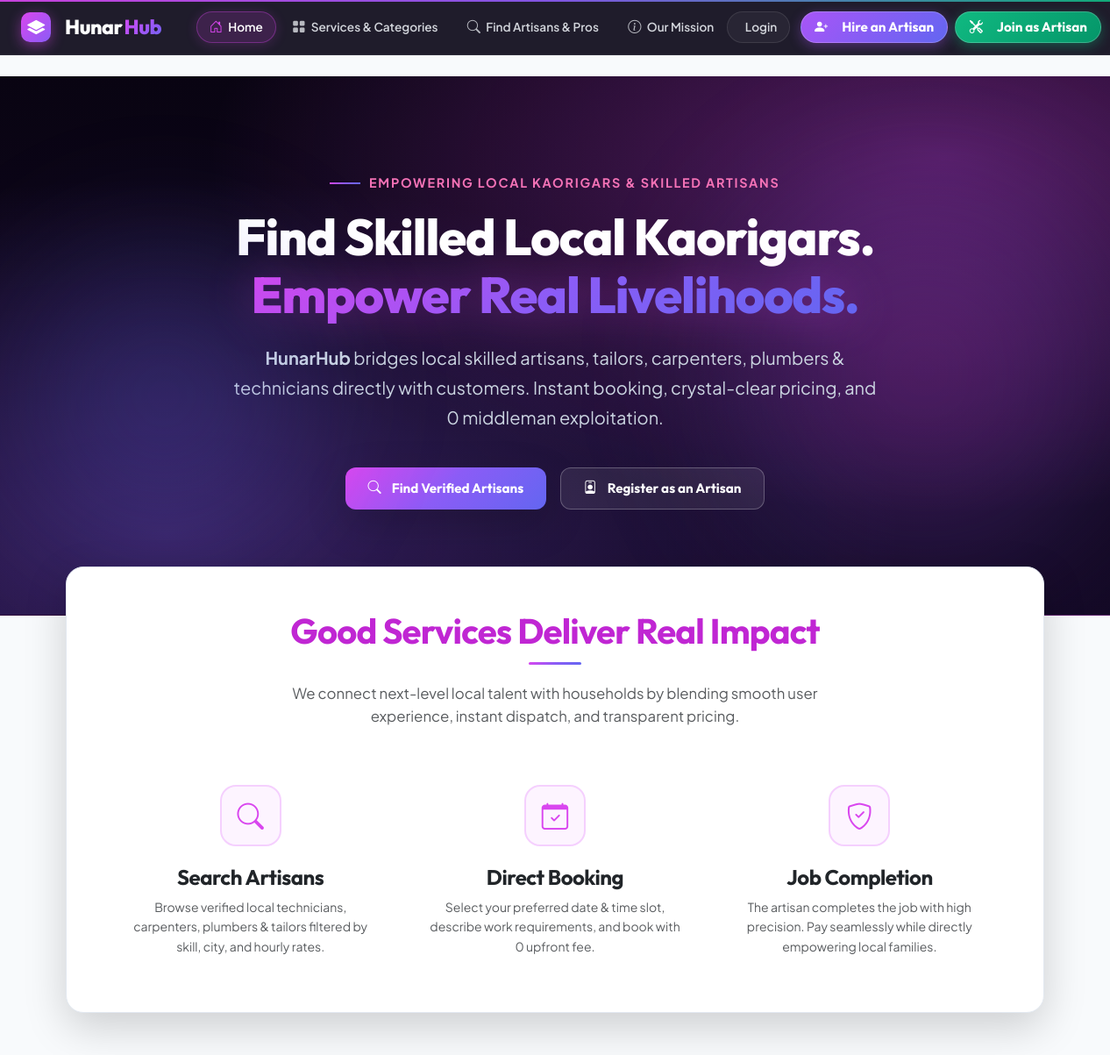
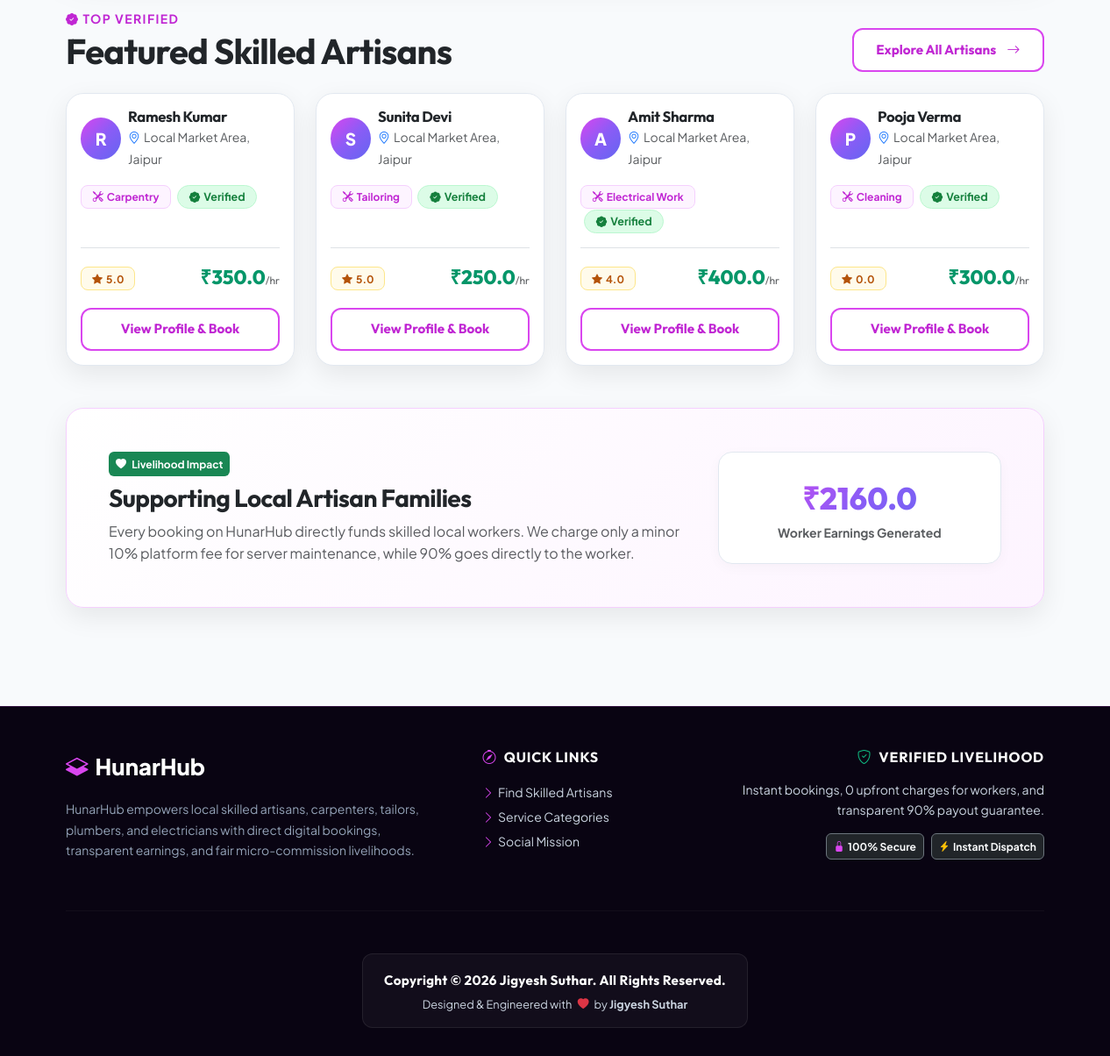
The page / on the database its author committed (2 pictures, top to bottom).
### tables this page shows
CREATE TABLE workers (
        id INTEGER PRIMARY KEY AUTOINCREMENT,
        user_id INTEGER UNIQUE NOT NULL,
        primary_skill TEXT NOT NULL,
        additional_skills TEXT,
        experience_years INTEGER DEFAULT 0,
        about TEXT,
        price_per_hour REAL DEFAULT 0.0,
        working_hours TEXT,
        verification_status TEXT DEFAULT 'Pending' CHECK(verification_status IN ('Pending', 'Verified', 'Rejected')),
        rating REAL DEFAULT 0.0,
        completed_jobs INTEGER DEFAULT 0,
        FOREIGN KEY (user_id) REFERENCES users (id) ON DELETE CASCADE
    );

CREATE TABLE users (
        id INTEGER PRIMARY KEY AUTOINCREMENT,
        name TEXT NOT NULL,
        email TEXT UNIQUE NOT NULL,
        phone TEXT NOT NULL,
        password_hash TEXT NOT NULL,
        role TEXT NOT NULL CHECK(role IN ('customer', 'worker', 'admin')),
        city TEXT,
        area TEXT,
        address TEXT,
        created_at DATETIME DEFAULT CURRENT_TIMESTAMP
    );

### app.py (the view)
@app.route('/')
def index():
    db = get_db()
    categories = db.execute('SELECT * FROM categories LIMIT 6').fetchall()
    featured_workers = db.execute('''
        SELECT w.*, u.name, u.city, u.area
        FROM workers w
        JOIN users u ON w.user_id = u.id
        WHERE w.verification_status = 'Verified'
        ORDER BY w.rating DESC, w.completed_jobs DESC LIMIT 4
    ''').fetchall()
    stats = {
        'workers': db.execute('SELECT COUNT(*) FROM workers').fetchone()[0],
        'jobs': db.execute("SELECT COUNT(*) FROM bookings WHERE status='COMPLETED'").fetchone()[0],
        'earnings': db.execute("SELECT COALESCE(SUM(worker_amount), 0) FROM bookings WHERE status='COMPLETED'").fetchone()[0]
    }
    return render_template('index.html', categories=categories, workers=featured_workers, stats=stats)

### app.py (called while the page is built, shortened)
def get_db():
    if 'db' not in g:
        g.db = sqlite3.connect(DATABASE)
        g.db.row_factory = sqlite3.Row
    return g.db

@app.before_request
def load_logged_in_user():
    user_id = session.get('user_id')
    if user_id is None:
        g.user = None
        g.notifications = []

### templates/index.html
{% extends 'base.html' %}
{% block content %}
<div class="hero-section">
  <div class="container relative-position">
    <div class="hero-eyebrow animate-fade-in">
      Empowering Local Kaorigars & Skilled Artisans
    </div>
    <h1 class="hero-title animate-fade-in">
      Find Skilled Local Kaorigars. <br><span>Empower Real Livelihoods.</span>
    </h1>
    <p class="hero-subtitle animate-fade-in">
      <strong>HunarHub</strong> bridges local skilled artisans, tailors, carpenters, plumbers & technicians directly with customers. Instant booking, crystal-clear pricing, and 0 middleman exploitation.
    </p>
    <div class="d-flex flex-wrap justify-content-center gap-3 animate-fade-in">
      <a href="{{ url_for('workers') }}" class="btn btn-primary btn-lg shadow-lg">
        <i class="bi bi-search me-1"></i> Find Verified Artisans
      </a>
      <a href="{{ url_for('register_worker') }}" class="btn btn-outline-light btn-lg">
        <i class="bi bi-person-badge me-1"></i> Register as an Artisan
      </a>
    </div>
  </div>
</div>
<div class="container overlap-container">
  <div class="card p-4 p-md-5 mb-5 shadow-lg">
    <div class="text-center mb-5">
      <h2 class="card-header-title display-6">Good Services Deliver Real Impact</h2>
      <div style="width: 60px; height: 3px; background: var(--gradient-magenta); margin: 0.8rem auto 1.2rem; border-radius: 2px;"></div>
      <p class="text-muted" style="max-width: 650px; margin: 0 auto; font-size: 1.05rem;">
        We connect next-level local talent with households by blending smooth user experience, instant dispatch, and transparent pricing.
      </p>
    </div>
    <div class="row g-4 text-center">
      <div class="col-md-4">
        <div class="p-3">
          <div class="category-icon-box">
            <i class="bi bi-search"></i>
          </div>
          <h4 class="fw-bold mb-2 text-dark">Search Artisans</h4>
          <p class="text-muted small mb-0">Browse verified local technicians, carpenters, plumbers & tailors filtered by skill, city, and hourly rates.</p>
        </div>
      </div>
      <div class="col-md-4">
        <div class="p-3">
          <div class="category-icon-box">
            <i class="bi bi-calendar-check"></i>
          </div>
          <h4 class="fw-bold mb-2 text-dark">Direct Booking</h4>
          <p class="text-muted small mb-0">Select your preferred date & time slot, describe work requirements, and book with 0 upfront fee.</p>
        </div>
      </div>
      <div class="col-md-4">
        <div class="p-3">
          <div class="category-icon-box">
            <i class="bi bi-shield-check"></i>
          </div>
          <h4 class="fw-bold mb-2 text-dark">Job Completion</h4>
          <p class="text-muted small mb-0">The artisan completes the job with high precision. Pay seamlessly while directly empowering local families.</p>
        </div>
      </div>
    </div>
  </div>
  <div class="d-flex justify-content-between align-items-end mb-4 pt-2">
    <div>
      <span class="text-uppercase fw-bold small" style="color: #c026d3; letter-spacing: 0.1em;"><i class="bi bi-patch-check-fill me-1"></i>Top Verified</span>
      <h3 class="fw-bold mb-0 text-dark display-6">Featured Skilled Artisans</h3>
    </div>
    <a href="{{ url_for('workers') }}" class="btn btn-outline-primary btn-sm">
      Explore All Artisans <i class="bi bi-arrow-right ms-1"></i>
    </a>
  </div>
  <div class="row g-4 mb-5">
    {% for worker in workers %}
    <div class="col-md-6 col-lg-3">
      <div class="card h-100 p-3">
        <div class="card-body p-0 d-flex flex-column">
          <div class="d-flex justify-content-between align-items-start mb-3">
            <div class="d-flex align-items-center gap-2">
              <div class="rounded-circle d-flex align-items-center justify-content-center" style="width: 48px; height: 48px; background: var(--gradient-magenta); color: #fff; font-weight: 800; font-size: 1.2rem;">
                {{ worker.name[0] }}
              </div>
              <div>
                <h5 class="fw-bold mb-0 text-dark" style="font-size: 1.05rem;">{{ worker.name }}</h5>
                <span class="text-muted small"><i class="bi bi-geo-alt me-1 text-primary"></i>{{ worker.area }}, {{ worker.city }}</span>
              </div>
            </div>
          </div>
          <div class="mb-3">
            <span class="badge badge-skill"><i class="bi bi-tools me-1"></i>{{ worker.primary_skill }}</span>
            {% if worker.verification_status == 'Verified' %}
              <span class="badge badge-verified ms-1"><i class="bi bi-patch-check-fill me-1"></i>Verified</span>
            {% endif %}
          </div>
          <div class="d-flex justify-content-between align-items-center mt-auto pt-3 border-top">
            <div>
              <span class="badge bg-warning"><i class="bi bi-star-fill me-1"></i>{{ worker.rating }}</span>
            </div>
            <div class="price-tag">
              ₹{{ worker.price_per_hour }}<small class="text-muted fs-6" style="font-weight:400; font-size:0.75rem !important;">/hr</small>
            </div>
          </div>
          <a href="{{ url_for('worker_profile', worker_id=worker.id) }}" class="btn btn-outline-primary btn-sm w-100 mt-3">
            View Profile & Book
          </a>
        </div>
      </div>
    </div>
    {% endfor %}
  </div>
  <div class="card p-4 p-md-5" style="background: linear-gradient(135deg, #ffffff 0%, #fdf4ff 100%) !important; border: 1.5px solid #f5d0fe !important;">
    <div class="row align-items-center g-4">
      <div class="col-md-8">
        <span class="badge bg-success mb-2 p-2"><i class="bi bi-heart-fill me-1"></i> Livelihood Impact</span>
        <h3 class="fw-bold text-dark mb-2">Supporting Local Artisan Families</h3>
        <p class="text-muted mb-0">
          Every booking on HunarHub directly funds skilled local workers. We charge only a minor 10% platform fee for server maintenance, while 90% goes directly to the worker.
        </p>
      </div>
      <div class="col-md-4 text-center">
        <div class="p-4 rounded-4" style="background: #ffffff; border: 1px solid #e2e8f0; box-shadow: 0 4px 15px rgba(0,0,0,0.03);">
          <div class="stat-number">₹{{ stats.earnings }}</div>
          <p class="text-muted small mb-0 fw-bold">Worker Earnings Generated</p>
        </div>
      </div>
    </div>
  </div>
</div>
{% endblock %}

### templates/base.html (shortened to what this page needs)
<!DOCTYPE html>
<html lang="en">
<head>
  <link href="https://cdn.jsdelivr.net/npm/bootstrap@5.3.2/dist/css/bootstrap.min.css" rel="stylesheet">
  <link rel="stylesheet" href="https://cdn.jsdelivr.net/npm/bootstrap-icons@1.11.3/font/bootstrap-icons.min.css">
  <link rel="stylesheet" href="{{ url_for('static', filename='css/style.css', v=6) }}">
</head>
<body>
  <nav class="navbar navbar-expand-lg sticky-top">
    <div class="container-fluid px-lg-4 px-3">
      <a class="navbar-brand" href="{{ url_for('index') }}">
        <div class="brand-logo-icon me-2">
          <i class="bi bi-layers-fill text-white fs-5"></i>
        </div>
        <span class="brand-text">Hunar<span class="brand-accent">Hub</span></span>
      </a>
      <div class="collapse navbar-collapse" id="navbarNav">
        <ul class="navbar-nav me-auto ms-lg-4 gap-lg-1 align-items-lg-center">
          <li class="nav-item"><a class="nav-link {% if request.endpoint == 'index' %}active{% endif %}" href="{{ url_for('index') }}"><i class="bi bi-house-door me-2"></i>Home</a></li>
          <li class="nav-item"><a class="nav-link {% if request.endpoint == 'services' %}active{% endif %}" href="{{ url_for('services') }}"><i class="bi bi-grid-fill me-2"></i>Services & Categories</a></li>
          <li class="nav-item"><a class="nav-link {% if request.endpoint == 'workers' %}active{% endif %}" href="{{ url_for('workers') }}"><i class="bi bi-search me-2"></i>Find Artisans & Pros</a></li>
          <li class="nav-item"><a class="nav-link {% if request.endpoint == 'about' %}active{% endif %}" href="{{ url_for('about') }}"><i class="bi bi-info-circle me-2"></i>Our Mission</a></li>
        </ul>
        <ul class="navbar-nav ms-auto align-items-lg-center gap-2 mt-3 mt-lg-0">
          {% if session.get('user_id') %}
            {% if session.get('role') == 'customer' %}
              <li class="nav-item"><a class="btn btn-nav-outline" href="{{ url_for('customer_dashboard') }}"><i class="bi bi-speedometer2 me-2"></i>Customer Portal</a></li>
            {% elif session.get('role') == 'worker' %}
              <li class="nav-item"><a class="btn btn-nav-outline" href="{{ url_for('worker_dashboard') }}"><i class="bi bi-briefcase-fill me-2"></i>Artisan Portal</a></li>
            {% elif session.get('role') == 'admin' %}
              <li class="nav-item"><a class="btn btn-nav-outline" href="{{ url_for('admin_dashboard') }}"><i class="bi bi-shield-lock-fill me-2"></i>Admin Console</a></li>
            {% endif %}
            <li class="nav-item"><a class="btn btn-nav-logout" href="{{ url_for('logout') }}"><i class="bi bi-box-arrow-right me-2"></i>Logout</a></li>
          {% else %}
            <li class="nav-item"><a class="nav-link nav-login-link me-lg-1 {% if request.endpoint == 'login' %}active{% endif %}" href="{{ url_for('login') }}">Login</a></li>
            <li class="nav-item"><a class="btn btn-nav-hire" href="{{ url_for('register') }}"><i class="bi bi-person-plus-fill me-2"></i>Hire an Artisan</a></li>
            <li class="nav-item"><a class="btn btn-nav-join" href="{{ url_for('register_worker') }}"><i class="bi bi-tools me-2"></i>Join as Artisan</a></li>
          {% endif %}
        </ul>
      </div>
    </div>
  </nav>
  <main>
    {% block content %}{% endblock %}
  </main>
  <footer class="pt-5 pb-4 mt-5">
    <div class="container text-center text-md-start">
      <div class="row g-4">
        <div class="col-md-5 col-lg-5 mx-auto mb-3">
          <div class="footer-brand mb-3">
            <i class="bi bi-layers-half text-magenta me-2" style="color: #d946ef;"></i>HunarHub
          </div>
          <p class="text-muted small" style="max-width: 420px; line-height: 1.7; color: #94a3b8 !important;">
            HunarHub empowers local skilled artisans, carpenters, tailors, plumbers, and electricians with direct digital bookings, transparent earnings, and fair micro-commission livelihoods.
          </p>
        </div>
        <div class="col-md-3 col-lg-3 mx-auto mb-3">
          <h6 class="text-uppercase fw-bold text-white mb-3" style="font-family: 'Outfit'; letter-spacing: 0.05em;"><i class="bi bi-compass me-2" style="color: #d946ef;"></i>Quick Links</h6>
          <ul class="list-unstyled small lh-lg" style="color: #cbd5e1;">
            <li><a href="{{ url_for('workers') }}" class="text-decoration-none" style="color: #cbd5e1;"><i class="bi bi-chevron-right me-1" style="color: #d946ef;"></i>Find Skilled Artisans</a></li>
            <li><a href="{{ url_for('services') }}" class="text-decoration-none" style="color: #cbd5e1;"><i class="bi bi-chevron-right me-1" style="color: #d946ef;"></i>Service Categories</a></li>
            <li><a href="{{ url_for('about') }}" class="text-decoration-none" style="color: #cbd5e1;"><i class="bi bi-chevron-right me-1" style="color: #d946ef;"></i>Social Mission</a></li>
          </ul>
        </div>
        <div class="col-md-4 col-lg-4 mx-auto mb-3 text-md-end text-center">
          <h6 class="text-uppercase fw-bold text-white mb-3" style="font-family: 'Outfit'; letter-spacing: 0.05em;"><i class="bi bi-shield-check me-2" style="color: #10b981;"></i>Verified Livelihood</h6>
          <p class="small" style="color: #cbd5e1;">Instant bookings, 0 upfront charges for workers, and transparent 90% payout guarantee.</p>
          <div class="d-flex gap-2 justify-content-md-end justify-content-center mt-3">
            <span class="badge bg-dark border border-secondary text-light p-2"><i class="bi bi-lock-fill me-1" style="color: #d946ef;"></i>100% Secure</span>
            <span class="badge bg-dark border border-secondary text-light p-2"><i class="bi bi-lightning-charge-fill me-1 text-warning"></i>Instant Dispatch</span>
          </div>
        </div>
      </div>
      <hr class="my-4" style="border-color: rgba(255, 255, 255, 0.15);">
      <div class="text-center py-2">
        <div class="copyright-box">
          <span class="copyright-text">
            Copyright © 2026 Jigyesh Suthar. All Rights Reserved.
          </span>
          <div class="text-muted small mt-1" style="font-size: 0.8rem; color: #cbd5e1 !important;">
            Designed & Engineered with <i class="bi bi-heart-fill text-danger mx-1"></i> by <strong>Jigyesh Suthar</strong>
          </div>
        </div>
      </div>
    </div>
  </footer>
</body>
</html>

### rows shown on the page
workers: name "R", name "Ramesh Kumar", area "Local Market Area", city "Jaipur", primary_skill "Carpentry", verification_status "Verified" (drawn), rating "5.0", price_per_hour "350.0"
workers: name "S", name "Sunita Devi", area "Local Market Area", city "Jaipur", primary_skill "Tailoring", verification_status "Verified" (drawn), rating "5.0", price_per_hour "250.0"
workers: name "A", name "Amit Sharma", area "Local Market Area", city "Jaipur", primary_skill "Electrical Work", verification_status "Verified" (drawn), rating "4.0", price_per_hour "400.0"
workers: name "P", name "Pooja Verma", area "Local Market Area", city "Jaipur", primary_skill "Cleaning", verification_status "Verified" (drawn), rating "0.0", price_per_hour "300.0"

### other values the page prints
{{ stats.earnings }} "2160.0"
